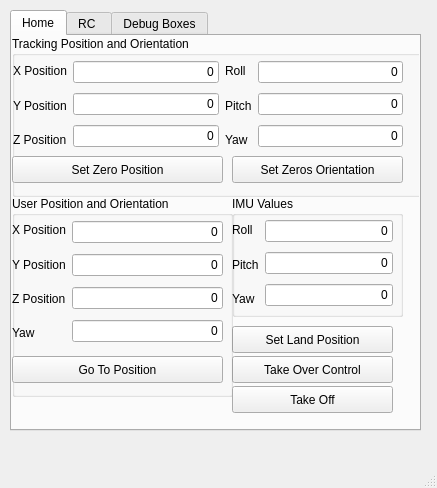
<?xml version="1.0" encoding="UTF-8"?>
<ui version="4.0">
 <class>ControlPannel</class>
 <widget class="QMainWindow" name="ControlPannel">
  <property name="geometry">
   <rect>
    <x>0</x>
    <y>0</y>
    <width>437</width>
    <height>488</height>
   </rect>
  </property>
  <property name="minimumSize">
   <size>
    <width>410</width>
    <height>390</height>
   </size>
  </property>
  <property name="windowTitle">
   <string>Quadcopter Control Pannel</string>
  </property>
  <widget class="QWidget" name="centralwidget">
   <widget class="QTabWidget" name="tabWidget">
    <property name="enabled">
     <bool>true</bool>
    </property>
    <property name="geometry">
     <rect>
      <x>10</x>
      <y>10</y>
      <width>411</width>
      <height>421</height>
     </rect>
    </property>
    <property name="focusPolicy">
     <enum>Qt::NoFocus</enum>
    </property>
    <property name="contextMenuPolicy">
     <enum>Qt::NoContextMenu</enum>
    </property>
    <property name="currentIndex">
     <number>0</number>
    </property>
    <widget class="QWidget" name="tab">
     <attribute name="title">
      <string>Home</string>
     </attribute>
     <widget class="QPushButton" name="set_land_position_button">
      <property name="geometry">
       <rect>
        <x>220</x>
        <y>290</y>
        <width>161</width>
        <height>27</height>
       </rect>
      </property>
      <property name="text">
       <string>Set Land Position</string>
      </property>
     </widget>
     <widget class="QGroupBox" name="groupBox_4">
      <property name="geometry">
       <rect>
        <x>220</x>
        <y>160</y>
        <width>171</width>
        <height>121</height>
       </rect>
      </property>
      <property name="title">
       <string>IMU Values</string>
      </property>
      <widget class="QWidget" name="layoutWidget">
       <property name="geometry">
        <rect>
         <x>0</x>
         <y>20</y>
         <width>161</width>
         <height>97</height>
        </rect>
       </property>
       <layout class="QHBoxLayout" name="horizontalLayout_2">
        <item>
         <layout class="QVBoxLayout" name="verticalLayout_6">
          <item>
           <widget class="QLabel" name="label_9">
            <property name="text">
             <string>Roll</string>
            </property>
           </widget>
          </item>
          <item>
           <widget class="QLabel" name="label_10">
            <property name="text">
             <string>Pitch</string>
            </property>
           </widget>
          </item>
          <item>
           <widget class="QLabel" name="label_11">
            <property name="text">
             <string>Yaw</string>
            </property>
           </widget>
          </item>
         </layout>
        </item>
        <item>
         <layout class="QVBoxLayout" name="verticalLayout_5">
          <item>
           <widget class="QLineEdit" name="imu_roll_box">
            <property name="text">
             <string>0</string>
            </property>
            <property name="alignment">
             <set>Qt::AlignRight|Qt::AlignTrailing|Qt::AlignVCenter</set>
            </property>
            <property name="readOnly">
             <bool>true</bool>
            </property>
           </widget>
          </item>
          <item>
           <widget class="QLineEdit" name="imu_pitch_box">
            <property name="text">
             <string>0</string>
            </property>
            <property name="alignment">
             <set>Qt::AlignRight|Qt::AlignTrailing|Qt::AlignVCenter</set>
            </property>
            <property name="readOnly">
             <bool>true</bool>
            </property>
           </widget>
          </item>
          <item>
           <widget class="QLineEdit" name="imu_yaw_box">
            <property name="text">
             <string>0</string>
            </property>
            <property name="alignment">
             <set>Qt::AlignRight|Qt::AlignTrailing|Qt::AlignVCenter</set>
            </property>
            <property name="readOnly">
             <bool>true</bool>
            </property>
           </widget>
          </item>
         </layout>
        </item>
       </layout>
      </widget>
     </widget>
     <widget class="QPushButton" name="control_toggle_button">
      <property name="geometry">
       <rect>
        <x>220</x>
        <y>320</y>
        <width>161</width>
        <height>27</height>
       </rect>
      </property>
      <property name="text">
       <string>Take Over Control</string>
      </property>
     </widget>
     <widget class="QGroupBox" name="groupBox_3">
      <property name="geometry">
       <rect>
        <x>0</x>
        <y>0</y>
        <width>421</width>
        <height>161</height>
       </rect>
      </property>
      <property name="title">
       <string>Tracking Position and Orientation</string>
      </property>
      <widget class="QWidget" name="layoutWidget">
       <property name="geometry">
        <rect>
         <x>1</x>
         <y>21</y>
         <width>390</width>
         <height>97</height>
        </rect>
       </property>
       <layout class="QHBoxLayout" name="horizontalLayout">
        <item>
         <layout class="QVBoxLayout" name="verticalLayout_3">
          <item>
           <widget class="QLabel" name="label_2">
            <property name="text">
             <string>X Position</string>
            </property>
           </widget>
          </item>
          <item>
           <widget class="QLabel" name="label_3">
            <property name="text">
             <string>Y Position</string>
            </property>
           </widget>
          </item>
          <item>
           <widget class="QLabel" name="label_4">
            <property name="text">
             <string>Z Position</string>
            </property>
           </widget>
          </item>
         </layout>
        </item>
        <item>
         <layout class="QVBoxLayout" name="verticalLayout">
          <item>
           <widget class="QLineEdit" name="tracking_x_position_box">
            <property name="text">
             <string>0</string>
            </property>
            <property name="alignment">
             <set>Qt::AlignRight|Qt::AlignTrailing|Qt::AlignVCenter</set>
            </property>
            <property name="readOnly">
             <bool>true</bool>
            </property>
           </widget>
          </item>
          <item>
           <widget class="QLineEdit" name="tracking_y_position_box">
            <property name="text">
             <string>0</string>
            </property>
            <property name="alignment">
             <set>Qt::AlignRight|Qt::AlignTrailing|Qt::AlignVCenter</set>
            </property>
            <property name="readOnly">
             <bool>true</bool>
            </property>
           </widget>
          </item>
          <item>
           <widget class="QLineEdit" name="tracking_z_position_box">
            <property name="text">
             <string>0</string>
            </property>
            <property name="alignment">
             <set>Qt::AlignRight|Qt::AlignTrailing|Qt::AlignVCenter</set>
            </property>
            <property name="readOnly">
             <bool>true</bool>
            </property>
           </widget>
          </item>
         </layout>
        </item>
        <item>
         <layout class="QVBoxLayout" name="verticalLayout_4">
          <item>
           <widget class="QLabel" name="label_5">
            <property name="text">
             <string>Roll</string>
            </property>
           </widget>
          </item>
          <item>
           <widget class="QLabel" name="label_6">
            <property name="text">
             <string>Pitch</string>
            </property>
           </widget>
          </item>
          <item>
           <widget class="QLabel" name="label_7">
            <property name="text">
             <string>Yaw</string>
            </property>
           </widget>
          </item>
         </layout>
        </item>
        <item>
         <layout class="QVBoxLayout" name="verticalLayout_2">
          <item>
           <widget class="QLineEdit" name="tracking_roll_box">
            <property name="text">
             <string>0</string>
            </property>
            <property name="alignment">
             <set>Qt::AlignRight|Qt::AlignTrailing|Qt::AlignVCenter</set>
            </property>
            <property name="readOnly">
             <bool>true</bool>
            </property>
           </widget>
          </item>
          <item>
           <widget class="QLineEdit" name="tracking_pitch_box">
            <property name="text">
             <string>0</string>
            </property>
            <property name="alignment">
             <set>Qt::AlignRight|Qt::AlignTrailing|Qt::AlignVCenter</set>
            </property>
            <property name="readOnly">
             <bool>true</bool>
            </property>
           </widget>
          </item>
          <item>
           <widget class="QLineEdit" name="tracking_yaw_box">
            <property name="text">
             <string>0</string>
            </property>
            <property name="alignment">
             <set>Qt::AlignRight|Qt::AlignTrailing|Qt::AlignVCenter</set>
            </property>
            <property name="readOnly">
             <bool>true</bool>
            </property>
           </widget>
          </item>
         </layout>
        </item>
       </layout>
      </widget>
      <widget class="QPushButton" name="set_home_position_button">
       <property name="geometry">
        <rect>
         <x>0</x>
         <y>120</y>
         <width>211</width>
         <height>27</height>
        </rect>
       </property>
       <property name="text">
        <string>Set Zero Position</string>
       </property>
      </widget>
      <widget class="QPushButton" name="set_home_orientation_button">
       <property name="geometry">
        <rect>
         <x>220</x>
         <y>120</y>
         <width>171</width>
         <height>27</height>
        </rect>
       </property>
       <property name="text">
        <string>Set Zeros Orientation</string>
       </property>
      </widget>
     </widget>
     <widget class="QGroupBox" name="groupBox_2">
      <property name="geometry">
       <rect>
        <x>0</x>
        <y>160</y>
        <width>221</width>
        <height>201</height>
       </rect>
      </property>
      <property name="title">
       <string>User Position and Orientation</string>
      </property>
      <property name="flat">
       <bool>false</bool>
      </property>
      <widget class="QPushButton" name="goto_position_button">
       <property name="geometry">
        <rect>
         <x>0</x>
         <y>160</y>
         <width>211</width>
         <height>27</height>
        </rect>
       </property>
       <property name="text">
        <string>Go To Position</string>
       </property>
      </widget>
      <widget class="QWidget" name="layoutWidget">
       <property name="geometry">
        <rect>
         <x>0</x>
         <y>20</y>
         <width>211</width>
         <height>131</height>
        </rect>
       </property>
       <layout class="QHBoxLayout" name="horizontalLayout_3">
        <item>
         <layout class="QVBoxLayout" name="verticalLayout_8">
          <item>
           <widget class="QLabel" name="label_8">
            <property name="text">
             <string>X Position</string>
            </property>
           </widget>
          </item>
          <item>
           <widget class="QLabel" name="label_12">
            <property name="text">
             <string>Y Position</string>
            </property>
           </widget>
          </item>
          <item>
           <widget class="QLabel" name="label_13">
            <property name="text">
             <string>Z Position</string>
            </property>
           </widget>
          </item>
          <item>
           <widget class="QLabel" name="label_15">
            <property name="text">
             <string>Yaw</string>
            </property>
           </widget>
          </item>
         </layout>
        </item>
        <item>
         <layout class="QVBoxLayout" name="verticalLayout_7">
          <item>
           <widget class="QLineEdit" name="goto_x_position_box">
            <property name="text">
             <string>0</string>
            </property>
            <property name="alignment">
             <set>Qt::AlignRight|Qt::AlignTrailing|Qt::AlignVCenter</set>
            </property>
            <property name="readOnly">
             <bool>false</bool>
            </property>
           </widget>
          </item>
          <item>
           <widget class="QLineEdit" name="goto_y_position_box">
            <property name="text">
             <string>0</string>
            </property>
            <property name="alignment">
             <set>Qt::AlignRight|Qt::AlignTrailing|Qt::AlignVCenter</set>
            </property>
            <property name="readOnly">
             <bool>false</bool>
            </property>
           </widget>
          </item>
          <item>
           <widget class="QLineEdit" name="goto_z_position_box">
            <property name="text">
             <string>0</string>
            </property>
            <property name="alignment">
             <set>Qt::AlignRight|Qt::AlignTrailing|Qt::AlignVCenter</set>
            </property>
            <property name="readOnly">
             <bool>false</bool>
            </property>
           </widget>
          </item>
          <item>
           <widget class="QLineEdit" name="goto_yaw_box">
            <property name="text">
             <string>0</string>
            </property>
            <property name="alignment">
             <set>Qt::AlignRight|Qt::AlignTrailing|Qt::AlignVCenter</set>
            </property>
            <property name="readOnly">
             <bool>false</bool>
            </property>
           </widget>
          </item>
         </layout>
        </item>
       </layout>
      </widget>
      <zorder>layoutWidget</zorder>
      <zorder>goto_position_button</zorder>
     </widget>
     <widget class="QPushButton" name="take_off_land_button">
      <property name="geometry">
       <rect>
        <x>220</x>
        <y>350</y>
        <width>161</width>
        <height>27</height>
       </rect>
      </property>
      <property name="text">
       <string>Take Off</string>
      </property>
     </widget>
    </widget>
    <widget class="QWidget" name="tab_2">
     <attribute name="title">
      <string>RC </string>
     </attribute>
     <widget class="QGroupBox" name="groupBox">
      <property name="geometry">
       <rect>
        <x>20</x>
        <y>10</y>
        <width>371</width>
        <height>321</height>
       </rect>
      </property>
      <property name="title">
       <string>RC Channel Outputs</string>
      </property>
      <widget class="QWidget" name="layoutWidget">
       <property name="geometry">
        <rect>
         <x>10</x>
         <y>30</y>
         <width>304</width>
         <height>130</height>
        </rect>
       </property>
       <layout class="QHBoxLayout" name="horizontalLayout_5">
        <item>
         <layout class="QVBoxLayout" name="verticalLayout_18">
          <item>
           <widget class="QLineEdit" name="ch_box_1">
            <property name="text">
             <string>0</string>
            </property>
            <property name="alignment">
             <set>Qt::AlignRight|Qt::AlignTrailing|Qt::AlignVCenter</set>
            </property>
            <property name="readOnly">
             <bool>true</bool>
            </property>
           </widget>
          </item>
          <item>
           <widget class="QLineEdit" name="ch_box_2">
            <property name="text">
             <string>0</string>
            </property>
            <property name="alignment">
             <set>Qt::AlignRight|Qt::AlignTrailing|Qt::AlignVCenter</set>
            </property>
            <property name="readOnly">
             <bool>true</bool>
            </property>
           </widget>
          </item>
          <item>
           <widget class="QLineEdit" name="ch_box_3">
            <property name="text">
             <string>0</string>
            </property>
            <property name="alignment">
             <set>Qt::AlignRight|Qt::AlignTrailing|Qt::AlignVCenter</set>
            </property>
            <property name="readOnly">
             <bool>true</bool>
            </property>
           </widget>
          </item>
          <item>
           <widget class="QLineEdit" name="ch_box_4">
            <property name="text">
             <string>0</string>
            </property>
            <property name="alignment">
             <set>Qt::AlignRight|Qt::AlignTrailing|Qt::AlignVCenter</set>
            </property>
            <property name="readOnly">
             <bool>true</bool>
            </property>
           </widget>
          </item>
         </layout>
        </item>
        <item>
         <layout class="QVBoxLayout" name="verticalLayout_13">
          <item>
           <widget class="QLineEdit" name="ch_box_5">
            <property name="text">
             <string>0</string>
            </property>
            <property name="alignment">
             <set>Qt::AlignRight|Qt::AlignTrailing|Qt::AlignVCenter</set>
            </property>
            <property name="readOnly">
             <bool>true</bool>
            </property>
           </widget>
          </item>
          <item>
           <widget class="QLineEdit" name="ch_box_6">
            <property name="text">
             <string>0</string>
            </property>
            <property name="alignment">
             <set>Qt::AlignRight|Qt::AlignTrailing|Qt::AlignVCenter</set>
            </property>
            <property name="readOnly">
             <bool>true</bool>
            </property>
           </widget>
          </item>
          <item>
           <widget class="QLineEdit" name="ch_box_7">
            <property name="text">
             <string>0</string>
            </property>
            <property name="alignment">
             <set>Qt::AlignRight|Qt::AlignTrailing|Qt::AlignVCenter</set>
            </property>
            <property name="readOnly">
             <bool>true</bool>
            </property>
           </widget>
          </item>
          <item>
           <widget class="QLineEdit" name="ch_box_8">
            <property name="text">
             <string>0</string>
            </property>
            <property name="alignment">
             <set>Qt::AlignRight|Qt::AlignTrailing|Qt::AlignVCenter</set>
            </property>
            <property name="readOnly">
             <bool>true</bool>
            </property>
           </widget>
          </item>
         </layout>
        </item>
       </layout>
      </widget>
     </widget>
    </widget>
    <widget class="QWidget" name="tab_3">
     <attribute name="title">
      <string>Debug Boxes</string>
     </attribute>
     <widget class="QLineEdit" name="box_1">
      <property name="geometry">
       <rect>
        <x>40</x>
        <y>20</y>
        <width>71</width>
        <height>27</height>
       </rect>
      </property>
      <property name="text">
       <string>0</string>
      </property>
      <property name="alignment">
       <set>Qt::AlignRight|Qt::AlignTrailing|Qt::AlignVCenter</set>
      </property>
      <property name="readOnly">
       <bool>true</bool>
      </property>
     </widget>
     <widget class="QLineEdit" name="box_2">
      <property name="geometry">
       <rect>
        <x>40</x>
        <y>50</y>
        <width>71</width>
        <height>27</height>
       </rect>
      </property>
      <property name="text">
       <string>0</string>
      </property>
      <property name="alignment">
       <set>Qt::AlignRight|Qt::AlignTrailing|Qt::AlignVCenter</set>
      </property>
      <property name="readOnly">
       <bool>true</bool>
      </property>
     </widget>
     <widget class="QLineEdit" name="box_7">
      <property name="geometry">
       <rect>
        <x>40</x>
        <y>200</y>
        <width>71</width>
        <height>27</height>
       </rect>
      </property>
      <property name="text">
       <string>0</string>
      </property>
      <property name="alignment">
       <set>Qt::AlignRight|Qt::AlignTrailing|Qt::AlignVCenter</set>
      </property>
      <property name="readOnly">
       <bool>true</bool>
      </property>
     </widget>
     <widget class="QLineEdit" name="box_6">
      <property name="geometry">
       <rect>
        <x>40</x>
        <y>170</y>
        <width>71</width>
        <height>27</height>
       </rect>
      </property>
      <property name="text">
       <string>0</string>
      </property>
      <property name="alignment">
       <set>Qt::AlignRight|Qt::AlignTrailing|Qt::AlignVCenter</set>
      </property>
      <property name="readOnly">
       <bool>true</bool>
      </property>
     </widget>
     <widget class="QLineEdit" name="box_5">
      <property name="geometry">
       <rect>
        <x>40</x>
        <y>140</y>
        <width>71</width>
        <height>27</height>
       </rect>
      </property>
      <property name="text">
       <string>0</string>
      </property>
      <property name="alignment">
       <set>Qt::AlignRight|Qt::AlignTrailing|Qt::AlignVCenter</set>
      </property>
      <property name="readOnly">
       <bool>true</bool>
      </property>
     </widget>
     <widget class="QLineEdit" name="box_4">
      <property name="geometry">
       <rect>
        <x>40</x>
        <y>110</y>
        <width>71</width>
        <height>27</height>
       </rect>
      </property>
      <property name="text">
       <string>0</string>
      </property>
      <property name="alignment">
       <set>Qt::AlignRight|Qt::AlignTrailing|Qt::AlignVCenter</set>
      </property>
      <property name="readOnly">
       <bool>true</bool>
      </property>
     </widget>
     <widget class="QLineEdit" name="box_3">
      <property name="geometry">
       <rect>
        <x>40</x>
        <y>80</y>
        <width>71</width>
        <height>27</height>
       </rect>
      </property>
      <property name="text">
       <string>0</string>
      </property>
      <property name="alignment">
       <set>Qt::AlignRight|Qt::AlignTrailing|Qt::AlignVCenter</set>
      </property>
      <property name="readOnly">
       <bool>true</bool>
      </property>
     </widget>
     <widget class="QLineEdit" name="box_8">
      <property name="geometry">
       <rect>
        <x>120</x>
        <y>20</y>
        <width>71</width>
        <height>27</height>
       </rect>
      </property>
      <property name="text">
       <string>0</string>
      </property>
      <property name="alignment">
       <set>Qt::AlignRight|Qt::AlignTrailing|Qt::AlignVCenter</set>
      </property>
      <property name="readOnly">
       <bool>true</bool>
      </property>
     </widget>
     <widget class="QLineEdit" name="box_9">
      <property name="geometry">
       <rect>
        <x>120</x>
        <y>50</y>
        <width>71</width>
        <height>27</height>
       </rect>
      </property>
      <property name="text">
       <string>0</string>
      </property>
      <property name="alignment">
       <set>Qt::AlignRight|Qt::AlignTrailing|Qt::AlignVCenter</set>
      </property>
      <property name="readOnly">
       <bool>true</bool>
      </property>
     </widget>
     <widget class="QLineEdit" name="box_10">
      <property name="geometry">
       <rect>
        <x>120</x>
        <y>80</y>
        <width>71</width>
        <height>27</height>
       </rect>
      </property>
      <property name="text">
       <string>0</string>
      </property>
      <property name="alignment">
       <set>Qt::AlignRight|Qt::AlignTrailing|Qt::AlignVCenter</set>
      </property>
      <property name="readOnly">
       <bool>true</bool>
      </property>
     </widget>
     <widget class="QLineEdit" name="box_11">
      <property name="geometry">
       <rect>
        <x>120</x>
        <y>110</y>
        <width>71</width>
        <height>27</height>
       </rect>
      </property>
      <property name="text">
       <string>0</string>
      </property>
      <property name="alignment">
       <set>Qt::AlignRight|Qt::AlignTrailing|Qt::AlignVCenter</set>
      </property>
      <property name="readOnly">
       <bool>true</bool>
      </property>
     </widget>
     <widget class="QLineEdit" name="box_12">
      <property name="geometry">
       <rect>
        <x>120</x>
        <y>140</y>
        <width>71</width>
        <height>27</height>
       </rect>
      </property>
      <property name="text">
       <string>0</string>
      </property>
      <property name="alignment">
       <set>Qt::AlignRight|Qt::AlignTrailing|Qt::AlignVCenter</set>
      </property>
      <property name="readOnly">
       <bool>true</bool>
      </property>
     </widget>
     <widget class="QLineEdit" name="box_13">
      <property name="geometry">
       <rect>
        <x>120</x>
        <y>170</y>
        <width>71</width>
        <height>27</height>
       </rect>
      </property>
      <property name="text">
       <string>0</string>
      </property>
      <property name="alignment">
       <set>Qt::AlignRight|Qt::AlignTrailing|Qt::AlignVCenter</set>
      </property>
      <property name="readOnly">
       <bool>true</bool>
      </property>
     </widget>
     <widget class="QLineEdit" name="box_14">
      <property name="geometry">
       <rect>
        <x>120</x>
        <y>200</y>
        <width>71</width>
        <height>27</height>
       </rect>
      </property>
      <property name="text">
       <string>0</string>
      </property>
      <property name="alignment">
       <set>Qt::AlignRight|Qt::AlignTrailing|Qt::AlignVCenter</set>
      </property>
      <property name="readOnly">
       <bool>true</bool>
      </property>
     </widget>
     <widget class="QLineEdit" name="box_15">
      <property name="geometry">
       <rect>
        <x>200</x>
        <y>20</y>
        <width>71</width>
        <height>27</height>
       </rect>
      </property>
      <property name="text">
       <string>0</string>
      </property>
      <property name="alignment">
       <set>Qt::AlignRight|Qt::AlignTrailing|Qt::AlignVCenter</set>
      </property>
      <property name="readOnly">
       <bool>true</bool>
      </property>
     </widget>
     <widget class="QLineEdit" name="box_16">
      <property name="geometry">
       <rect>
        <x>200</x>
        <y>50</y>
        <width>71</width>
        <height>27</height>
       </rect>
      </property>
      <property name="text">
       <string>0</string>
      </property>
      <property name="alignment">
       <set>Qt::AlignRight|Qt::AlignTrailing|Qt::AlignVCenter</set>
      </property>
      <property name="readOnly">
       <bool>true</bool>
      </property>
     </widget>
     <widget class="QLineEdit" name="box_17">
      <property name="geometry">
       <rect>
        <x>200</x>
        <y>80</y>
        <width>71</width>
        <height>27</height>
       </rect>
      </property>
      <property name="text">
       <string>0</string>
      </property>
      <property name="alignment">
       <set>Qt::AlignRight|Qt::AlignTrailing|Qt::AlignVCenter</set>
      </property>
      <property name="readOnly">
       <bool>true</bool>
      </property>
     </widget>
     <widget class="QLineEdit" name="box_18">
      <property name="geometry">
       <rect>
        <x>200</x>
        <y>110</y>
        <width>71</width>
        <height>27</height>
       </rect>
      </property>
      <property name="text">
       <string>0</string>
      </property>
      <property name="alignment">
       <set>Qt::AlignRight|Qt::AlignTrailing|Qt::AlignVCenter</set>
      </property>
      <property name="readOnly">
       <bool>true</bool>
      </property>
     </widget>
     <widget class="QLineEdit" name="box_19">
      <property name="geometry">
       <rect>
        <x>200</x>
        <y>140</y>
        <width>71</width>
        <height>27</height>
       </rect>
      </property>
      <property name="text">
       <string>0</string>
      </property>
      <property name="alignment">
       <set>Qt::AlignRight|Qt::AlignTrailing|Qt::AlignVCenter</set>
      </property>
      <property name="readOnly">
       <bool>true</bool>
      </property>
     </widget>
     <widget class="QLineEdit" name="box_20">
      <property name="geometry">
       <rect>
        <x>200</x>
        <y>170</y>
        <width>71</width>
        <height>27</height>
       </rect>
      </property>
      <property name="text">
       <string>0</string>
      </property>
      <property name="alignment">
       <set>Qt::AlignRight|Qt::AlignTrailing|Qt::AlignVCenter</set>
      </property>
      <property name="readOnly">
       <bool>true</bool>
      </property>
     </widget>
     <widget class="QLineEdit" name="box_21">
      <property name="geometry">
       <rect>
        <x>200</x>
        <y>200</y>
        <width>71</width>
        <height>27</height>
       </rect>
      </property>
      <property name="text">
       <string>0</string>
      </property>
      <property name="alignment">
       <set>Qt::AlignRight|Qt::AlignTrailing|Qt::AlignVCenter</set>
      </property>
      <property name="readOnly">
       <bool>true</bool>
      </property>
     </widget>
    </widget>
   </widget>
  </widget>
  <widget class="QMenuBar" name="menubar">
   <property name="geometry">
    <rect>
     <x>0</x>
     <y>0</y>
     <width>437</width>
     <height>25</height>
    </rect>
   </property>
  </widget>
  <widget class="QStatusBar" name="statusbar"/>
 </widget>
 <resources/>
 <connections/>
</ui>
